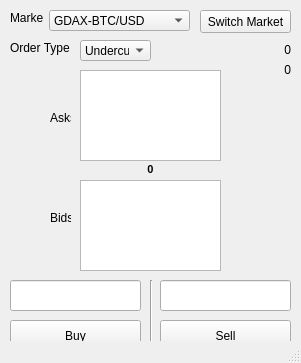
<?xml version="1.0" encoding="UTF-8"?>
<ui version="4.0">
 <class>MainWindow</class>
 <widget class="QMainWindow" name="MainWindow">
  <property name="geometry">
   <rect>
    <x>0</x>
    <y>0</y>
    <width>301</width>
    <height>363</height>
   </rect>
  </property>
  <property name="windowTitle">
   <string>- EVTrader</string>
  </property>
  <widget class="QWidget" name="centralwidget">
   <widget class="QPushButton" name="sellButton">
    <property name="geometry">
     <rect>
      <x>160</x>
      <y>320</y>
      <width>131</width>
      <height>31</height>
     </rect>
    </property>
    <property name="text">
     <string>Sell</string>
    </property>
   </widget>
   <widget class="QPushButton" name="buyButton">
    <property name="geometry">
     <rect>
      <x>10</x>
      <y>320</y>
      <width>131</width>
      <height>31</height>
     </rect>
    </property>
    <property name="text">
     <string>Buy</string>
    </property>
   </widget>
   <widget class="QListWidget" name="bidListWidget">
    <property name="geometry">
     <rect>
      <x>80</x>
      <y>180</y>
      <width>141</width>
      <height>91</height>
     </rect>
    </property>
   </widget>
   <widget class="QListWidget" name="askListWidget">
    <property name="geometry">
     <rect>
      <x>80</x>
      <y>70</y>
      <width>141</width>
      <height>91</height>
     </rect>
    </property>
   </widget>
   <widget class="QLineEdit" name="sellLineEdit">
    <property name="geometry">
     <rect>
      <x>160</x>
      <y>280</y>
      <width>131</width>
      <height>31</height>
     </rect>
    </property>
   </widget>
   <widget class="QComboBox" name="marketComboBox">
    <property name="geometry">
     <rect>
      <x>49</x>
      <y>10</y>
      <width>141</width>
      <height>21</height>
     </rect>
    </property>
    <item>
     <property name="text">
      <string>GDAX-BTC/USD</string>
     </property>
    </item>
    <item>
     <property name="text">
      <string>GDAX-LTC/USD</string>
     </property>
    </item>
    <item>
     <property name="text">
      <string>GDAX-ETH/USD</string>
     </property>
    </item>
   </widget>
   <widget class="QLabel" name="marketLabel">
    <property name="geometry">
     <rect>
      <x>10</x>
      <y>10</y>
      <width>33</width>
      <height>16</height>
     </rect>
    </property>
    <property name="text">
     <string>Market</string>
    </property>
   </widget>
   <widget class="QLineEdit" name="buyLineEdit">
    <property name="geometry">
     <rect>
      <x>10</x>
      <y>280</y>
      <width>131</width>
      <height>31</height>
     </rect>
    </property>
   </widget>
   <widget class="QLabel" name="usdHeldValueLabel">
    <property name="geometry">
     <rect>
      <x>230</x>
      <y>60</y>
      <width>61</width>
      <height>20</height>
     </rect>
    </property>
    <property name="text">
     <string>0</string>
    </property>
    <property name="alignment">
     <set>Qt::AlignRight|Qt::AlignTrailing|Qt::AlignVCenter</set>
    </property>
   </widget>
   <widget class="QLabel" name="coinsHeldValueLabel">
    <property name="geometry">
     <rect>
      <x>160</x>
      <y>40</y>
      <width>131</width>
      <height>20</height>
     </rect>
    </property>
    <property name="text">
     <string>0</string>
    </property>
    <property name="alignment">
     <set>Qt::AlignRight|Qt::AlignTrailing|Qt::AlignVCenter</set>
    </property>
   </widget>
   <widget class="QLabel" name="currentCoinPrice">
    <property name="geometry">
     <rect>
      <x>80</x>
      <y>161</y>
      <width>141</width>
      <height>16</height>
     </rect>
    </property>
    <property name="font">
     <font>
      <family>MS Shell Dlg 2</family>
      <pointsize>8</pointsize>
      <weight>75</weight>
      <bold>true</bold>
     </font>
    </property>
    <property name="text">
     <string>0</string>
    </property>
    <property name="alignment">
     <set>Qt::AlignCenter</set>
    </property>
   </widget>
   <widget class="QComboBox" name="orderComboBox">
    <property name="geometry">
     <rect>
      <x>80</x>
      <y>40</y>
      <width>71</width>
      <height>21</height>
     </rect>
    </property>
    <item>
     <property name="text">
      <string>Undercut</string>
     </property>
    </item>
    <item>
     <property name="text">
      <string>Market</string>
     </property>
    </item>
    <item>
     <property name="text">
      <string>Limit</string>
     </property>
    </item>
    <item>
     <property name="text">
      <string>Stop</string>
     </property>
    </item>
   </widget>
   <widget class="QLabel" name="orderLabel">
    <property name="geometry">
     <rect>
      <x>10</x>
      <y>40</y>
      <width>61</width>
      <height>16</height>
     </rect>
    </property>
    <property name="text">
     <string>Order Type</string>
    </property>
   </widget>
   <widget class="QLabel" name="debugLabel_2">
    <property name="geometry">
     <rect>
      <x>50</x>
      <y>110</y>
      <width>21</width>
      <height>16</height>
     </rect>
    </property>
    <property name="text">
     <string>Asks</string>
    </property>
   </widget>
   <widget class="QLabel" name="debugLabel_3">
    <property name="geometry">
     <rect>
      <x>50</x>
      <y>210</y>
      <width>21</width>
      <height>16</height>
     </rect>
    </property>
    <property name="text">
     <string>Bids</string>
    </property>
   </widget>
   <widget class="Line" name="line">
    <property name="geometry">
     <rect>
      <x>150</x>
      <y>280</y>
      <width>3</width>
      <height>70</height>
     </rect>
    </property>
    <property name="orientation">
     <enum>Qt::Vertical</enum>
    </property>
   </widget>
   <widget class="QPushButton" name="switchMarketPushButton">
    <property name="geometry">
     <rect>
      <x>200</x>
      <y>10</y>
      <width>91</width>
      <height>23</height>
     </rect>
    </property>
    <property name="text">
     <string>Switch Market</string>
    </property>
   </widget>
  </widget>
  <widget class="QMenuBar" name="menubar">
   <property name="geometry">
    <rect>
     <x>0</x>
     <y>0</y>
     <width>301</width>
     <height>21</height>
    </rect>
   </property>
  </widget>
  <widget class="QStatusBar" name="statusbar"/>
 </widget>
 <resources/>
 <connections/>
</ui>
